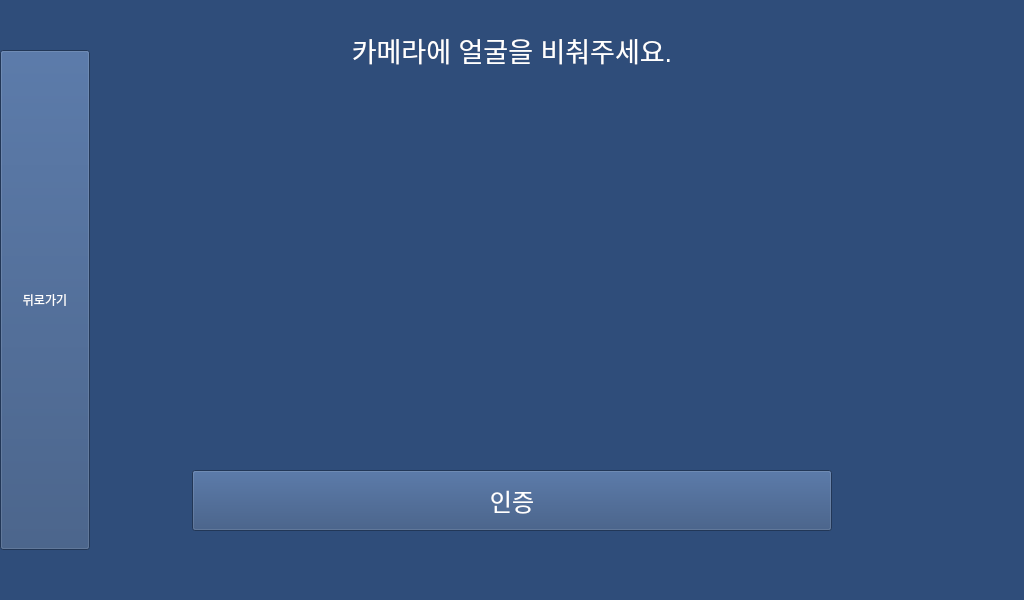
<?xml version="1.0" encoding="UTF-8"?>
<ui version="4.0">
 <class>MainWindow</class>
 <widget class="QMainWindow" name="MainWindow">
  <property name="geometry">
   <rect>
    <x>0</x>
    <y>0</y>
    <width>1024</width>
    <height>600</height>
   </rect>
  </property>
  <property name="palette">
   <palette>
    <active>
     <colorrole role="WindowText">
      <brush brushstyle="SolidPattern">
       <color alpha="255">
        <red>255</red>
        <green>255</green>
        <blue>255</blue>
       </color>
      </brush>
     </colorrole>
     <colorrole role="Button">
      <brush brushstyle="SolidPattern">
       <color alpha="255">
        <red>47</red>
        <green>77</green>
        <blue>122</blue>
       </color>
      </brush>
     </colorrole>
     <colorrole role="Light">
      <brush brushstyle="SolidPattern">
       <color alpha="255">
        <red>71</red>
        <green>115</green>
        <blue>183</blue>
       </color>
      </brush>
     </colorrole>
     <colorrole role="Midlight">
      <brush brushstyle="SolidPattern">
       <color alpha="255">
        <red>59</red>
        <green>96</green>
        <blue>152</blue>
       </color>
      </brush>
     </colorrole>
     <colorrole role="Dark">
      <brush brushstyle="SolidPattern">
       <color alpha="255">
        <red>23</red>
        <green>38</green>
        <blue>61</blue>
       </color>
      </brush>
     </colorrole>
     <colorrole role="Mid">
      <brush brushstyle="SolidPattern">
       <color alpha="255">
        <red>31</red>
        <green>51</green>
        <blue>81</blue>
       </color>
      </brush>
     </colorrole>
     <colorrole role="Text">
      <brush brushstyle="SolidPattern">
       <color alpha="255">
        <red>255</red>
        <green>255</green>
        <blue>255</blue>
       </color>
      </brush>
     </colorrole>
     <colorrole role="BrightText">
      <brush brushstyle="SolidPattern">
       <color alpha="255">
        <red>255</red>
        <green>255</green>
        <blue>255</blue>
       </color>
      </brush>
     </colorrole>
     <colorrole role="ButtonText">
      <brush brushstyle="SolidPattern">
       <color alpha="255">
        <red>255</red>
        <green>255</green>
        <blue>255</blue>
       </color>
      </brush>
     </colorrole>
     <colorrole role="Base">
      <brush brushstyle="SolidPattern">
       <color alpha="255">
        <red>47</red>
        <green>77</green>
        <blue>122</blue>
       </color>
      </brush>
     </colorrole>
     <colorrole role="Window">
      <brush brushstyle="SolidPattern">
       <color alpha="255">
        <red>47</red>
        <green>77</green>
        <blue>122</blue>
       </color>
      </brush>
     </colorrole>
     <colorrole role="Shadow">
      <brush brushstyle="SolidPattern">
       <color alpha="255">
        <red>0</red>
        <green>0</green>
        <blue>0</blue>
       </color>
      </brush>
     </colorrole>
     <colorrole role="AlternateBase">
      <brush brushstyle="SolidPattern">
       <color alpha="255">
        <red>23</red>
        <green>38</green>
        <blue>61</blue>
       </color>
      </brush>
     </colorrole>
     <colorrole role="ToolTipBase">
      <brush brushstyle="SolidPattern">
       <color alpha="255">
        <red>255</red>
        <green>255</green>
        <blue>220</blue>
       </color>
      </brush>
     </colorrole>
     <colorrole role="ToolTipText">
      <brush brushstyle="SolidPattern">
       <color alpha="255">
        <red>0</red>
        <green>0</green>
        <blue>0</blue>
       </color>
      </brush>
     </colorrole>
    </active>
    <inactive>
     <colorrole role="WindowText">
      <brush brushstyle="SolidPattern">
       <color alpha="255">
        <red>255</red>
        <green>255</green>
        <blue>255</blue>
       </color>
      </brush>
     </colorrole>
     <colorrole role="Button">
      <brush brushstyle="SolidPattern">
       <color alpha="255">
        <red>47</red>
        <green>77</green>
        <blue>122</blue>
       </color>
      </brush>
     </colorrole>
     <colorrole role="Light">
      <brush brushstyle="SolidPattern">
       <color alpha="255">
        <red>71</red>
        <green>115</green>
        <blue>183</blue>
       </color>
      </brush>
     </colorrole>
     <colorrole role="Midlight">
      <brush brushstyle="SolidPattern">
       <color alpha="255">
        <red>59</red>
        <green>96</green>
        <blue>152</blue>
       </color>
      </brush>
     </colorrole>
     <colorrole role="Dark">
      <brush brushstyle="SolidPattern">
       <color alpha="255">
        <red>23</red>
        <green>38</green>
        <blue>61</blue>
       </color>
      </brush>
     </colorrole>
     <colorrole role="Mid">
      <brush brushstyle="SolidPattern">
       <color alpha="255">
        <red>31</red>
        <green>51</green>
        <blue>81</blue>
       </color>
      </brush>
     </colorrole>
     <colorrole role="Text">
      <brush brushstyle="SolidPattern">
       <color alpha="255">
        <red>255</red>
        <green>255</green>
        <blue>255</blue>
       </color>
      </brush>
     </colorrole>
     <colorrole role="BrightText">
      <brush brushstyle="SolidPattern">
       <color alpha="255">
        <red>255</red>
        <green>255</green>
        <blue>255</blue>
       </color>
      </brush>
     </colorrole>
     <colorrole role="ButtonText">
      <brush brushstyle="SolidPattern">
       <color alpha="255">
        <red>255</red>
        <green>255</green>
        <blue>255</blue>
       </color>
      </brush>
     </colorrole>
     <colorrole role="Base">
      <brush brushstyle="SolidPattern">
       <color alpha="255">
        <red>47</red>
        <green>77</green>
        <blue>122</blue>
       </color>
      </brush>
     </colorrole>
     <colorrole role="Window">
      <brush brushstyle="SolidPattern">
       <color alpha="255">
        <red>47</red>
        <green>77</green>
        <blue>122</blue>
       </color>
      </brush>
     </colorrole>
     <colorrole role="Shadow">
      <brush brushstyle="SolidPattern">
       <color alpha="255">
        <red>0</red>
        <green>0</green>
        <blue>0</blue>
       </color>
      </brush>
     </colorrole>
     <colorrole role="AlternateBase">
      <brush brushstyle="SolidPattern">
       <color alpha="255">
        <red>23</red>
        <green>38</green>
        <blue>61</blue>
       </color>
      </brush>
     </colorrole>
     <colorrole role="ToolTipBase">
      <brush brushstyle="SolidPattern">
       <color alpha="255">
        <red>255</red>
        <green>255</green>
        <blue>220</blue>
       </color>
      </brush>
     </colorrole>
     <colorrole role="ToolTipText">
      <brush brushstyle="SolidPattern">
       <color alpha="255">
        <red>0</red>
        <green>0</green>
        <blue>0</blue>
       </color>
      </brush>
     </colorrole>
    </inactive>
    <disabled>
     <colorrole role="WindowText">
      <brush brushstyle="SolidPattern">
       <color alpha="255">
        <red>255</red>
        <green>255</green>
        <blue>255</blue>
       </color>
      </brush>
     </colorrole>
     <colorrole role="Button">
      <brush brushstyle="SolidPattern">
       <color alpha="255">
        <red>47</red>
        <green>77</green>
        <blue>122</blue>
       </color>
      </brush>
     </colorrole>
     <colorrole role="Light">
      <brush brushstyle="SolidPattern">
       <color alpha="255">
        <red>71</red>
        <green>115</green>
        <blue>183</blue>
       </color>
      </brush>
     </colorrole>
     <colorrole role="Midlight">
      <brush brushstyle="SolidPattern">
       <color alpha="255">
        <red>59</red>
        <green>96</green>
        <blue>152</blue>
       </color>
      </brush>
     </colorrole>
     <colorrole role="Dark">
      <brush brushstyle="SolidPattern">
       <color alpha="255">
        <red>23</red>
        <green>38</green>
        <blue>61</blue>
       </color>
      </brush>
     </colorrole>
     <colorrole role="Mid">
      <brush brushstyle="SolidPattern">
       <color alpha="255">
        <red>31</red>
        <green>51</green>
        <blue>81</blue>
       </color>
      </brush>
     </colorrole>
     <colorrole role="Text">
      <brush brushstyle="SolidPattern">
       <color alpha="255">
        <red>255</red>
        <green>255</green>
        <blue>255</blue>
       </color>
      </brush>
     </colorrole>
     <colorrole role="BrightText">
      <brush brushstyle="SolidPattern">
       <color alpha="255">
        <red>255</red>
        <green>255</green>
        <blue>255</blue>
       </color>
      </brush>
     </colorrole>
     <colorrole role="ButtonText">
      <brush brushstyle="SolidPattern">
       <color alpha="255">
        <red>255</red>
        <green>255</green>
        <blue>255</blue>
       </color>
      </brush>
     </colorrole>
     <colorrole role="Base">
      <brush brushstyle="SolidPattern">
       <color alpha="255">
        <red>47</red>
        <green>77</green>
        <blue>122</blue>
       </color>
      </brush>
     </colorrole>
     <colorrole role="Window">
      <brush brushstyle="SolidPattern">
       <color alpha="255">
        <red>47</red>
        <green>77</green>
        <blue>122</blue>
       </color>
      </brush>
     </colorrole>
     <colorrole role="Shadow">
      <brush brushstyle="SolidPattern">
       <color alpha="255">
        <red>0</red>
        <green>0</green>
        <blue>0</blue>
       </color>
      </brush>
     </colorrole>
     <colorrole role="AlternateBase">
      <brush brushstyle="SolidPattern">
       <color alpha="255">
        <red>47</red>
        <green>77</green>
        <blue>122</blue>
       </color>
      </brush>
     </colorrole>
     <colorrole role="ToolTipBase">
      <brush brushstyle="SolidPattern">
       <color alpha="255">
        <red>255</red>
        <green>255</green>
        <blue>220</blue>
       </color>
      </brush>
     </colorrole>
     <colorrole role="ToolTipText">
      <brush brushstyle="SolidPattern">
       <color alpha="255">
        <red>0</red>
        <green>0</green>
        <blue>0</blue>
       </color>
      </brush>
     </colorrole>
    </disabled>
   </palette>
  </property>
  <property name="windowTitle">
   <string>MainWindow</string>
  </property>
  <property name="styleSheet">
   <string notr="true">background-color: rgb(47, 77, 122);
color: rgb(255, 255, 255);</string>
  </property>
  <property name="documentMode">
   <bool>false</bool>
  </property>
  <widget class="QWidget" name="centralwidget">
   <widget class="QLabel" name="title">
    <property name="geometry">
     <rect>
      <x>162</x>
      <y>30</y>
      <width>700</width>
      <height>40</height>
     </rect>
    </property>
    <property name="font">
     <font>
      <pointsize>20</pointsize>
     </font>
    </property>
    <property name="layoutDirection">
     <enum>Qt::LeftToRight</enum>
    </property>
    <property name="text">
     <string>카메라에 얼굴을 비춰주세요.</string>
    </property>
    <property name="alignment">
     <set>Qt::AlignCenter</set>
    </property>
    <property name="textInteractionFlags">
     <set>Qt::NoTextInteraction</set>
    </property>
   </widget>
   <widget class="QLabel" name="camera">
    <property name="geometry">
     <rect>
      <x>192</x>
      <y>100</y>
      <width>640</width>
      <height>360</height>
     </rect>
    </property>
    <property name="text">
     <string/>
    </property>
    <property name="alignment">
     <set>Qt::AlignCenter</set>
    </property>
   </widget>
   <widget class="QPushButton" name="back_button">
    <property name="geometry">
     <rect>
      <x>0</x>
      <y>50</y>
      <width>90</width>
      <height>500</height>
     </rect>
    </property>
    <property name="mouseTracking">
     <bool>false</bool>
    </property>
    <property name="layoutDirection">
     <enum>Qt::LeftToRight</enum>
    </property>
    <property name="text">
     <string>뒤로가기</string>
    </property>
    <property name="iconSize">
     <size>
      <width>100</width>
      <height>100</height>
     </size>
    </property>
    <property name="default">
     <bool>false</bool>
    </property>
    <property name="flat">
     <bool>false</bool>
    </property>
   </widget>
   <widget class="QLabel" name="timeout_timer">
    <property name="geometry">
     <rect>
      <x>287</x>
      <y>550</y>
      <width>450</width>
      <height>50</height>
     </rect>
    </property>
    <property name="font">
     <font>
      <pointsize>20</pointsize>
     </font>
    </property>
    <property name="layoutDirection">
     <enum>Qt::LeftToRight</enum>
    </property>
    <property name="text">
     <string>&lt;html&gt;&lt;head/&gt;&lt;body&gt;&lt;p&gt;&lt;br/&gt;&lt;/p&gt;&lt;/body&gt;&lt;/html&gt;</string>
    </property>
    <property name="alignment">
     <set>Qt::AlignCenter</set>
    </property>
    <property name="textInteractionFlags">
     <set>Qt::NoTextInteraction</set>
    </property>
   </widget>
   <widget class="QPushButton" name="auth_button">
    <property name="geometry">
     <rect>
      <x>192</x>
      <y>470</y>
      <width>640</width>
      <height>61</height>
     </rect>
    </property>
    <property name="font">
     <font>
      <pointsize>18</pointsize>
     </font>
    </property>
    <property name="text">
     <string>인증</string>
    </property>
   </widget>
   <widget class="QLabel" name="status_text">
    <property name="geometry">
     <rect>
      <x>774</x>
      <y>580</y>
      <width>250</width>
      <height>20</height>
     </rect>
    </property>
    <property name="font">
     <font>
      <pointsize>10</pointsize>
     </font>
    </property>
    <property name="layoutDirection">
     <enum>Qt::LeftToRight</enum>
    </property>
    <property name="text">
     <string>&lt;html&gt;&lt;head/&gt;&lt;body&gt;&lt;p&gt;&lt;br/&gt;&lt;/p&gt;&lt;/body&gt;&lt;/html&gt;</string>
    </property>
    <property name="alignment">
     <set>Qt::AlignCenter</set>
    </property>
    <property name="textInteractionFlags">
     <set>Qt::NoTextInteraction</set>
    </property>
   </widget>
  </widget>
 </widget>
 <resources/>
 <connections/>
</ui>
